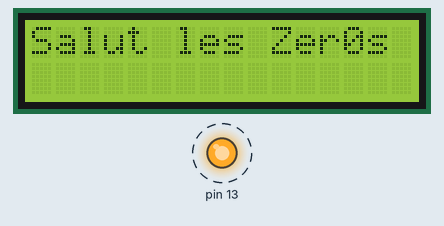
Simulated run of this sketch. Board: Arduino Uno, built with avr-gcc and run on an emulated ATmega328P. On the bench: 16×2 character LCD, output pins drawn as LEDs (lit = HIGH). Dashed ring = blinking.

Above: at 0.1 s.
Timing chart, 0 to 130.0 s (numbered marks = the images above):
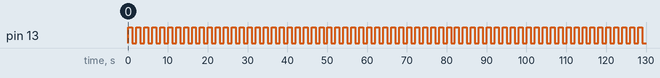

The sketch:

ecran_LCD.ino
```cpp
#include "LiquidCrystal.h"

//Vérifier les broches !
LiquidCrystal lcd(11,10,9,8,7,6,5,4,3,2); //liaison 8 bits de données
// LiquidCrystal lcd(11,10,5,4,3,2); //liaison 4 bits de données


void setup()
{
   lcd.begin(16,2); //utilisation d'un écran 16 colonnes et 2 lignes
   lcd.write("Salut les Zer0s !"); //petit test pour vérifier que tout marche
   pinMode(13, OUTPUT);
}

void loop()
{
    digitalWrite(13, HIGH);   // turn the LED on (HIGH is the voltage level)
  delay(1000);              // wait for a second
  digitalWrite(13, LOW);    // turn the LED off by making the voltage LOW
  delay(1000);              // wait for a second
}
```

Measured:
- by itself, pin 13: alternates HIGH for 1.0 s and LOW for 1.0 s
